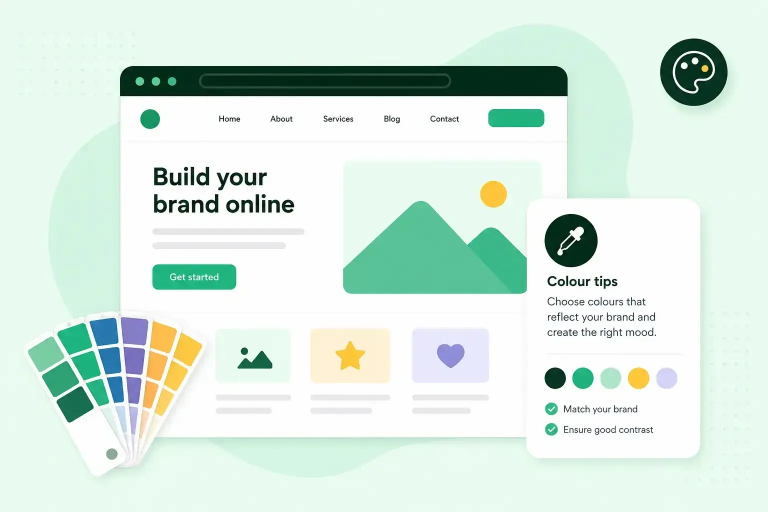
#> input picture colours-on-website.webp, 1536 x 1024 px (shown at 1/2 size); its folder holds only this picture in this run
$ python -i image_editor.py   (imports and definitions only)
#> lines starting #> are read from the running program, lines starting #| are printed output that depends on the picture
# image_editor.py

import numpy as np
from PIL import Image, ImageEnhance, ImageFilter, ImageOps

from constants import ARTISTIC_FILTERS, TINT_COLORS, RANDOM_STATE


# ============================================================
# Classe dédiée à la retouche d'images.
# ============================================================

class ImageEditor:
    """
    Cette classe propose des réglages inspirés de Photoshop :

    - luminosité ;
    - contraste ;
    - saturation ;
    - netteté ;
    - flou gaussien ;
    - exposition (en EV) ;
    - gamma ;
    - température (chaud / froid) ;
    - vibrance ;
    - rotation de teinte ;
    - ajustement des canaux rouge, vert, bleu ;
    - ombres et hautes lumières ;
    - noir et blanc ;
    - sépia ;
    - négatif ;
    - vignettage ;
    - postérisation, solarisation, seuil ;
    - grain de film ;
    - pixelisation (mosaïque) ;
    - teinte colorée ;
    - filtres artistiques.

    L'ordre d'application des réglages suit une logique
    proche de celle des calques de réglage dans Photoshop.
    """

    # Table de correspondance entre le nom affiché du filtre
    # artistique et le filtre PIL correspondant.
    _ARTISTIC_MAP = {
        "Contour": ImageFilter.CONTOUR,
        "Relief": ImageFilter.EMBOSS,
        "Détection de contours": ImageFilter.FIND_EDGES,
        "Lissage": ImageFilter.SMOOTH_MORE,
        "Détail": ImageFilter.DETAIL,
        "Renforcement des contours": ImageFilter.EDGE_ENHANCE_MORE,
        "Flou artistique": ImageFilter.BLUR,
    }

    # ========================================================
    # Fonction principale : application de tous les réglages.
    # ========================================================

    def apply(
        self,
        image_rgb: np.ndarray,
        brightness: float = 100.0,
        contrast: float = 100.0,
        saturation: float = 100.0,
        sharpness: float = 100.0,
        blur: float = 0.0,
        hue: float = 0.0,
        temperature: float = 0.0,
        exposure: float = 0.0,
        gamma: float = 1.0,
        vibrance: float = 0.0,
        red: float = 0.0,
        green: float = 0.0,
        blue: float = 0.0,
        grayscale: bool = False,
        sepia: bool = False,
        invert: bool = False,
        vignette: float = 0.0,
        shadows: float = 0.0,
        highlights: float = 0.0,
        posterize: int = 0,
        solarize: int = 0,
        threshold: int = 0,
        grain: float = 0.0,
        pixelate: int = 0,
        tint_color: str = "Aucune",
        tint_intensity: float = 0.0,
        artistic: str = "Aucun",
    ) -> np.ndarray:
        """
        Applique les réglages à une image RGB et retourne
        l'image retouchée.

        Paramètres :
        - image_rgb : image NumPy de forme (H, W, 3).
        - les autres paramètres sont les réglages de retouche.
        """

        # Étape 1 : conversion en image PIL.
        img = self._to_pil(image_rgb)

        # Étape 2 : filtres de base (noir et blanc, sépia).
        if grayscale:
            img = self._grayscale(img)
        if sepia:
            img = self._sepia(img)

        # Étape 3 : filtre artistique.
        if artistic != "Aucun":
            img = self._artistic(img, artistic)

        # Étape 4 : ajustement des canaux et de la température.
        arr = self._to_array(img).astype(np.float32)
        arr = self._channel_gains(arr, red, green, blue)
        arr = self._temperature(arr, temperature)
        img = self._to_pil(arr)

        # Étape 5 : rotation de teinte.
        if hue:
            img = self._hue_rotation(img, hue)

        # Étape 6 : vibrance.
        if vibrance:
            img = self._vibrance(img, vibrance)

        # Étape 7 : saturation.
        img = ImageEnhance.Color(img).enhance(saturation / 100.0)

        # Étape 8 : ombres et hautes lumières.
        arr = self._to_array(img).astype(np.float32)
        arr = self._shadows(arr, shadows)
        arr = self._highlights(arr, highlights)

        # Étape 9 : exposition et gamma.
        arr = self._exposure(arr, exposure)
        arr = self._gamma(arr, gamma)
        img = self._to_pil(arr)

        # Étape 10 : luminosité et contraste.
        img = ImageEnhance.Brightness(img).enhance(brightness / 100.0)
        img = ImageEnhance.Contrast(img).enhance(contrast / 100.0)

        # Étape 11 : netteté.
        img = ImageEnhance.Sharpness(img).enhance(sharpness / 100.0)

        # Étape 12 : flou gaussien.
        if blur > 0:
            img = img.filter(ImageFilter.GaussianBlur(radius=blur))

        # Étape 13 : grain de film.
        arr = self._to_array(img).astype(np.float32)
        arr = self._grain(arr, grain)

        # Étape 14 : postérisation, solarisation et seuil.
        arr = self._posterize(arr, posterize)
        arr = self._solarize(arr, solarize)
        arr = self._threshold(arr, threshold)

        # Étape 15 : vignettage.
        arr = self._vignette(arr, vignette)
        img = self._to_pil(arr)

        # Étape 16 : pixelisation (mosaïque).
        if pixelate > 0:
            img = self._pixelate(img, pixelate)

        # Étape 17 : teinte colorée.
        arr = self._to_array(img).astype(np.float32)
        tint_rgb = TINT_COLORS.get(tint_color)
        arr = self._tint(arr, tint_rgb, tint_intensity)

        # Étape 18 : négatif.
        if invert:
            arr = 255 - arr.astype(np.int16)

        # Étape 19 : retour de l'image retouchée.
        return np.clip(arr, 0, 255).astype(np.uint8)

    # ========================================================
    # Conversions PIL <-> NumPy.
    # ========================================================

    @staticmethod
    def _to_pil(arr) -> Image.Image:
        """
        Convertit un tableau NumPy en image PIL.
        """
        return Image.fromarray(np.asarray(arr).astype(np.uint8))

    @staticmethod
    def _to_array(img) -> np.ndarray:
        """
        Convertit une image PIL en tableau NumPy uint8.
        """
        return np.asarray(img).astype(np.uint8)

    # ========================================================
    # Filtres de base.
    # ========================================================

    # [33 lines left out: functions _grayscale, _sepia, _artistic, not called in this run]

    # ========================================================
    # Ajustement des canaux de couleur.
    # ========================================================

    @staticmethod
    def _channel_gains(
        arr: np.ndarray,
        red: float,
        green: float,
        blue: float
    ) -> np.ndarray:
        """
        Ajuste chaque canal de couleur (comme les niveaux).
        """
        gains = np.array([red, green, blue], dtype=np.float32) * 1.275
        return np.clip(arr + gains, 0, 255)

    # [243 lines left out: functions _temperature, _luma, _shadows, _highlights, _hue_rotation, _vibrance and 9 more, not called in this run]

>>> import cv2
>>> picture = cv2.imread('colours-on-website.webp', cv2.IMREAD_GRAYSCALE)
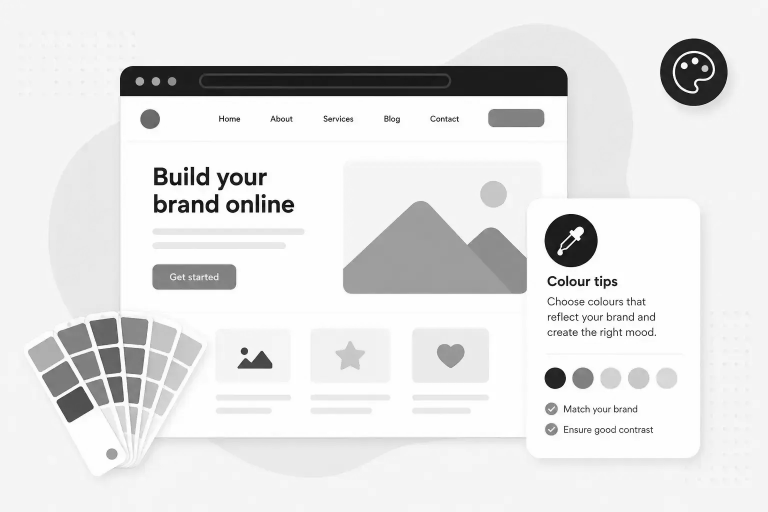
#> picture: shape (1024, 1536) (shown at 1/2 size); min 0, max 255, mean 226.9
>>> result = ImageEditor().apply(picture)
#> (the run stopped early here; a loop or call above may not have finished)
